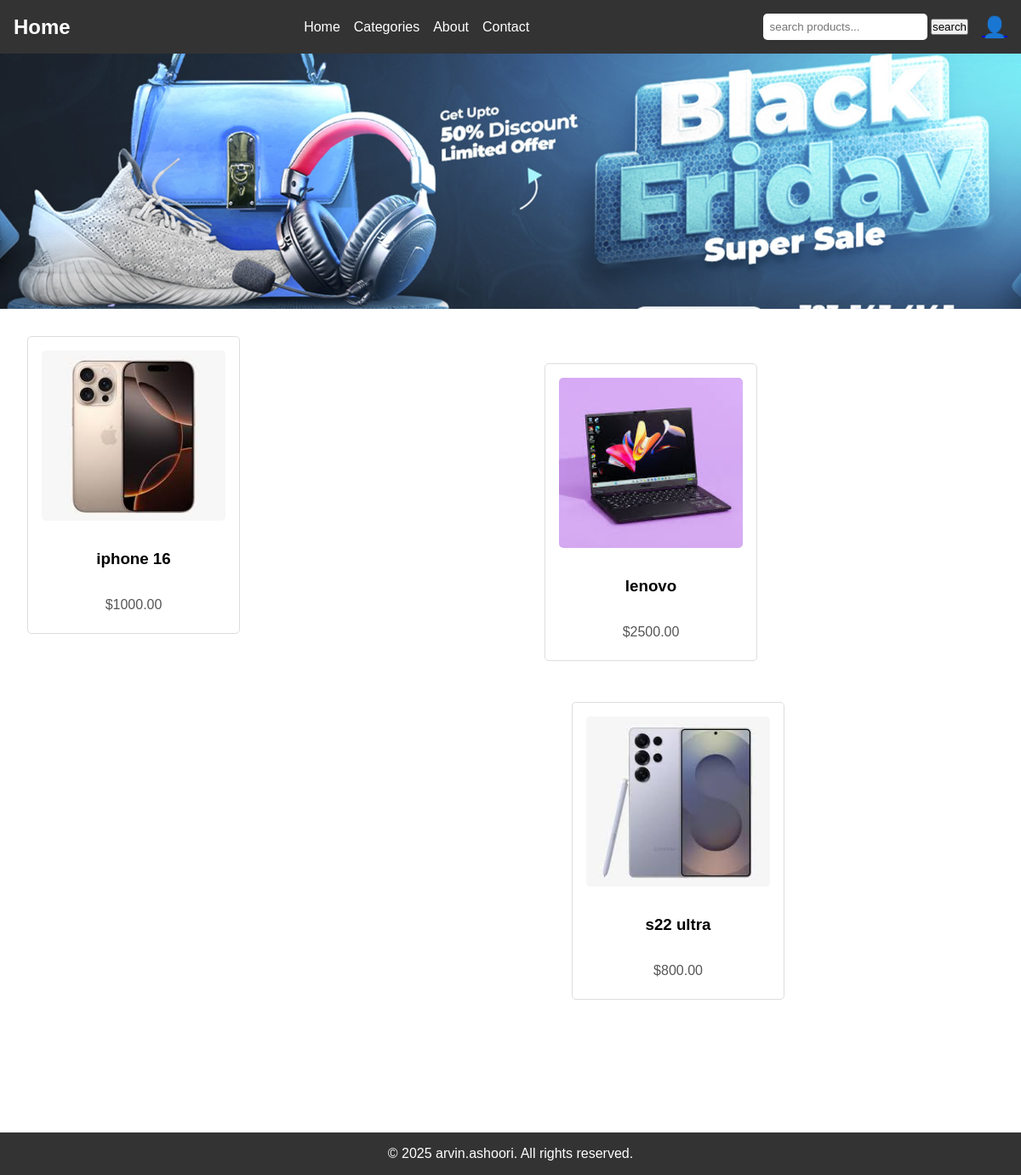
The app's page /, older data.
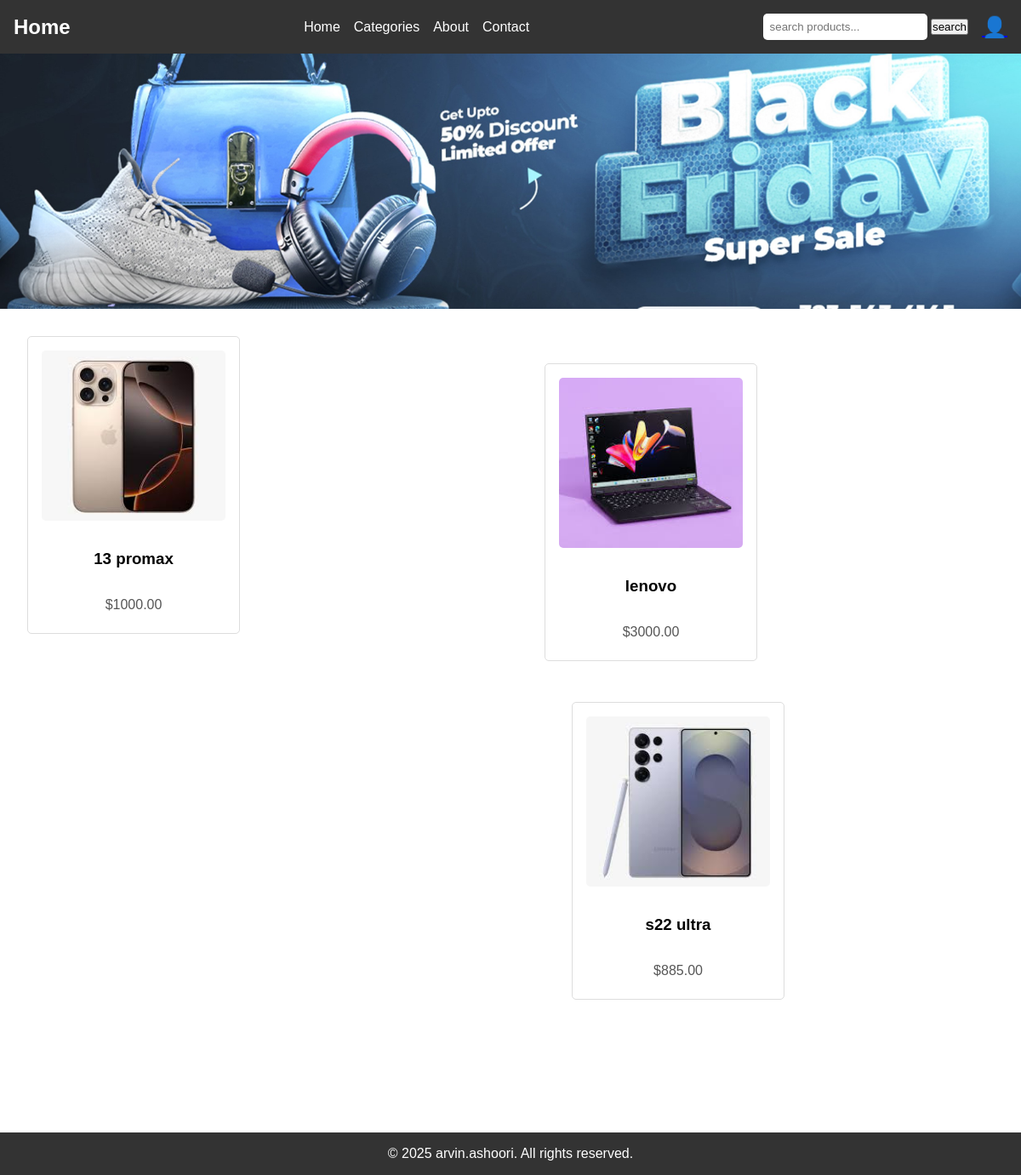
The same page, newer data.
### core/models.py (models this page shows, shortened)
class Product(models.Model):
    name = models.CharField(max_length=250, unique=True)
    slug = models.SlugField(max_length=250, unique=True)
    description = models.TextField(blank=True)
    category = models.ForeignKey(Category, on_delete=models.CASCADE)
    price = models.DecimalField(max_digits=10, decimal_places=2)
    image = models.ImageField(upload_to="product", blank=True)
    stock = models.IntegerField()
    available = models.BooleanField(default=True)
    created = models.DateTimeField(auto_now_add=True)
    updated = models.DateTimeField(auto_now=True)
    class Meta:
        ordering= ('name',)
        verbose_name = 'Product'
        verbose_name_plural = 'Products'
    def get_url(self):
        return reverse('product_detail' , args=[self.category.slug, self.slug])

### core/views.py (the view)
# urls.py: 2. Add a URL to urlpatterns:  path('', views.home, name='home')
def home(request , category_slug = None):
    products = None
    category_page = None
    if category_slug != None :
        category_page = get_object_or_404(Category , slug = category_slug)
        products = Product.objects.filter(category = category_page , available = True)
    else :
        products = Product.objects.all().filter(available=True)
    return render(request,'core/home.html',{"category": category_page ,"products": products })

### core/context_processors.py (called while the page is built)
def menu_urls(request):
    urls = Category.objects.all()
    return dict(urls=urls)

def counter(request):
    item_count = 0
    if 'admin' in request.path:
        return {}
    else:
        try:
            cart = Cart.objects.filter(cart_id=_cart_id(request))
            cart_items = CartItem.objects.all().filter(cart=cart[:1])
            for cart_item in cart_items:
                item_count += cart_item.quantity
        except Cart.DoesNotExist:
            item_count = 0
    return dict(item_count=item_count)

### core/models.py (called while the page is built)
    def get_url(self):
        return reverse('products_by_category' , args=[self.slug])

### core/views.py (called while the page is built)
def _cart_id(request):
    cart = request.session.session_key
    if not cart:
        cart = request.session.create()
    return cart

### templates/core/home.html (shortened to what this page needs)
{% extends 'core/base.html'  %}
{% load static %}
{% block content %}
    <section class="banner">
        <img src="{% static 'img/image1.jpg' %}" alt="Banner">
    </section>
    {% for product in products %}
    <section class="products">
        <a href="{{product.get_url}}" class="product-card">
            <img src="{{product.image.url}}" alt="{{product.name}}">
            <h3>{{product.name}}</h3>
            <p>${{product.price}}</p>
        </a>
    {% endfor %}
    </section>
{% endblock %}

### templates/core/base.html (shortened to what this page needs)
{% load static %}
<!DOCTYPE html>
<html lang="en">
<head>
</head>
<body>
    <header>
        <nav class="navbar">
            <div class="logo">Home</div>
            <div class="nav-links">
                <a href="{% url 'home' %}">Home</a>
                <div class="dropdown">
                    <a href="">Categories</a>
                </div>
                <a href="#">About</a>
                <a href="#">Contact</a>
            </div>
            <div class="search-cart">
                <form method="GET" action="{% url 'search_products' %}">
                    <input type="text" class="search-bar" name="q" placeholder="search products...">
                    <button type="submit">search</button>
                </form>
                {% if request.user.is_authenticated %}
                <a href="" class="auth-logo" title="User Profile">
                    <span>😊</span>
                </a>
                <form action="{% url 'signout' %}" method="post">
                    <button type="submit" class="logout-btn">Logout</button>
                </form>
                {% else %}
                <a href="{% url 'signin' %}" class="auth-logo" title="Sign In / Sign Up">
                    <span>👤</span>
                </a>
                {% endif %}
            </div>
        </nav>
    </header>
    <main>
        {% block content %}
        {% endblock %}
    </main>
    <footer>
        <p>© 2025 arvin.ashoori. All rights reserved.</p>
    </footer>
</body>
</html>

### templates/core/base.html (style rules this page uses)
* { margin: 0; padding: 0; box-sizing: border-box; font-family: Arial, sans-serif; }
header { background-color: #333; color: white; padding: 1rem; }
.navbar { display: flex; justify-content: space-between; align-items: center; }
.logo { font-size: 1.5rem; font-weight: bold; }
.nav-links { display: flex; gap: 1rem; position: relative; }
.nav-links a { color: white; text-decoration: none; }
.dropdown { position: relative; }
.search-cart { display: flex; align-items: center; gap: 1rem; }
.search-bar { padding: 0.5rem; border: none; border-radius: 5px; }
.auth-logo { font-size: 24px; cursor: pointer; }
body { display: flex; flex-direction: column; min-height: 100vh; }
main { flex: 1; padding-bottom: 60px; }
footer { background-color: #333; color: white; text-align: center; padding: 1rem; width: 100%; }

### templates/core/home.html (style rules this page uses)
.banner { width: 100%; height: 300px; overflow: hidden; }
.banner img { width: 100%; height: 100%; object-fit: cover; }
.products { display: grid; grid-template-columns: repeat(auto-fit, minmax(250px, 1fr)); gap: 1rem; padding: 2rem; }
.product-card { border: 1px solid #ddd; border-radius: 5px; padding: 1rem; text-align: center; cursor: pointer; transition: transform 0.2s; text-decoration: none; color: inherit; width: 250px; height: 350px; display: flex; flex-direction: column; justify-content: space-between; }
.product-card img { max-width: 100%; height: 200px; object-fit: cover; border-radius: 5px; }
.product-card h3 { margin: 0.5rem 0; }
.product-card p { color: #555; margin-bottom: 0.5rem; }

Row changes from the older to the newer data that the page shows:
removed Product: image (picture), name "iphone 16", price "1000.00"
added Product: image (picture), name "13 promax", price "1000.00"
changed Product "lenovo": price "2500.00" → "3000.00"
changed Product "s22 ultra": price "800.00" → "885.00"
